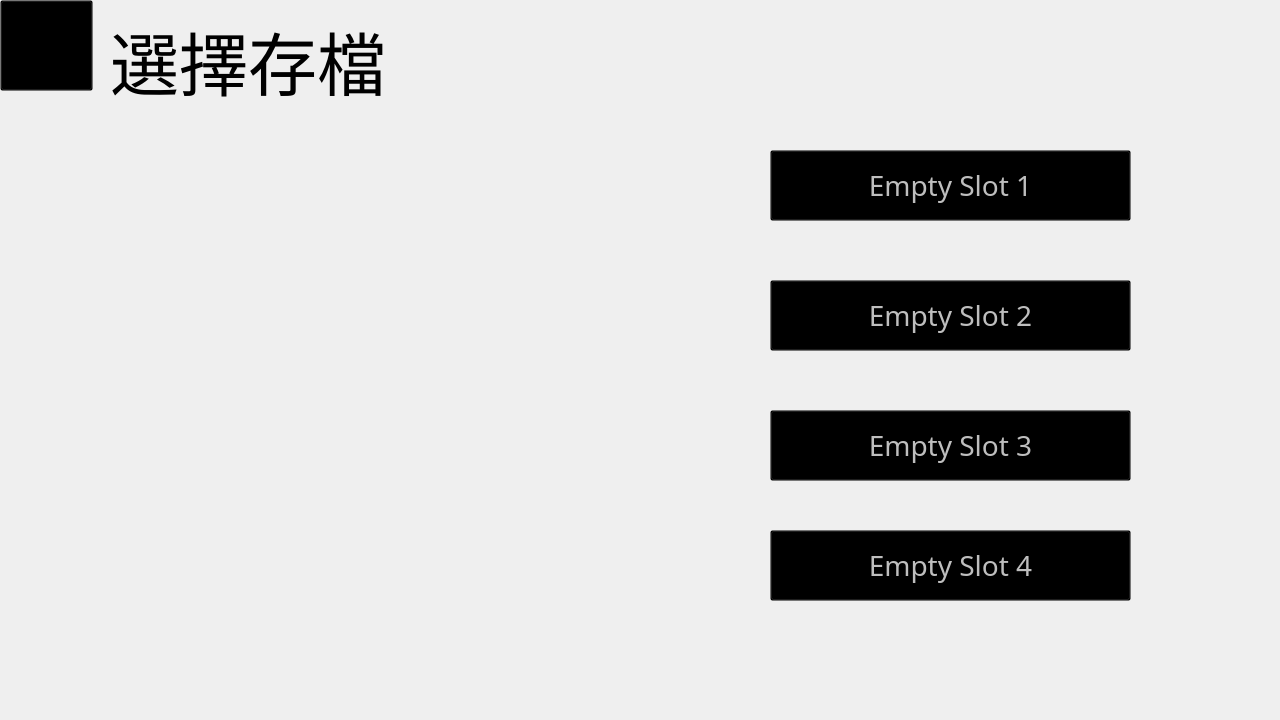
<?xml version="1.0" encoding="UTF-8"?>
<ui version="4.0">
 <class>saves</class>
 <widget class="QWidget" name="saves">
  <property name="geometry">
   <rect>
    <x>0</x>
    <y>0</y>
    <width>1280</width>
    <height>720</height>
   </rect>
  </property>
  <property name="windowTitle">
   <string>Saves</string>
  </property>
  <property name="styleSheet">
   <string notr="true">background-image: url(:/pic/savesbgr);</string>
  </property>
  <widget class="QPushButton" name="Back">
   <property name="geometry">
    <rect>
     <x>0</x>
     <y>0</y>
     <width>93</width>
     <height>91</height>
    </rect>
   </property>
   <property name="styleSheet">
    <string notr="true">border-image: url(:/pic/back);
background: transparent</string>
   </property>
   <property name="text">
    <string/>
   </property>
  </widget>
  <widget class="QLabel" name="label">
   <property name="geometry">
    <rect>
     <x>110</x>
     <y>0</y>
     <width>361</width>
     <height>121</height>
    </rect>
   </property>
   <property name="font">
    <font>
     <family>DFPNewChuan-B5</family>
     <pointsize>52</pointsize>
    </font>
   </property>
   <property name="styleSheet">
    <string notr="true">background: transparent</string>
   </property>
   <property name="text">
    <string>選擇存檔</string>
   </property>
  </widget>
  <widget class="QPushButton" name="Slot_2">
   <property name="enabled">
    <bool>false</bool>
   </property>
   <property name="geometry">
    <rect>
     <x>770</x>
     <y>280</y>
     <width>361</width>
     <height>71</height>
    </rect>
   </property>
   <property name="font">
    <font>
     <family>微软雅黑</family>
     <pointsize>21</pointsize>
    </font>
   </property>
   <property name="styleSheet">
    <string notr="true">border-image: url(:/pic/unbtn);
background: transparent</string>
   </property>
   <property name="text">
    <string>Empty Slot 2</string>
   </property>
  </widget>
  <widget class="QPushButton" name="Slot_3">
   <property name="enabled">
    <bool>false</bool>
   </property>
   <property name="geometry">
    <rect>
     <x>770</x>
     <y>410</y>
     <width>361</width>
     <height>71</height>
    </rect>
   </property>
   <property name="font">
    <font>
     <family>微软雅黑</family>
     <pointsize>21</pointsize>
    </font>
   </property>
   <property name="styleSheet">
    <string notr="true">border-image: url(:/pic/unbtn);
background: transparent</string>
   </property>
   <property name="text">
    <string>Empty Slot 3</string>
   </property>
  </widget>
  <widget class="QPushButton" name="Slot_4">
   <property name="enabled">
    <bool>false</bool>
   </property>
   <property name="geometry">
    <rect>
     <x>770</x>
     <y>530</y>
     <width>361</width>
     <height>71</height>
    </rect>
   </property>
   <property name="font">
    <font>
     <family>微软雅黑</family>
     <pointsize>21</pointsize>
    </font>
   </property>
   <property name="styleSheet">
    <string notr="true">border-image: url(:/pic/unbtn);
background: transparent</string>
   </property>
   <property name="text">
    <string>Empty Slot 4</string>
   </property>
  </widget>
  <widget class="QPushButton" name="Slot_1">
   <property name="enabled">
    <bool>false</bool>
   </property>
   <property name="geometry">
    <rect>
     <x>770</x>
     <y>150</y>
     <width>361</width>
     <height>71</height>
    </rect>
   </property>
   <property name="font">
    <font>
     <family>微软雅黑</family>
     <pointsize>21</pointsize>
    </font>
   </property>
   <property name="styleSheet">
    <string notr="true">border-image: url(:/pic/unbtn);
background: transparent</string>
   </property>
   <property name="text">
    <string>Empty Slot 1</string>
   </property>
  </widget>
 </widget>
 <resources/>
 <connections/>
</ui>
